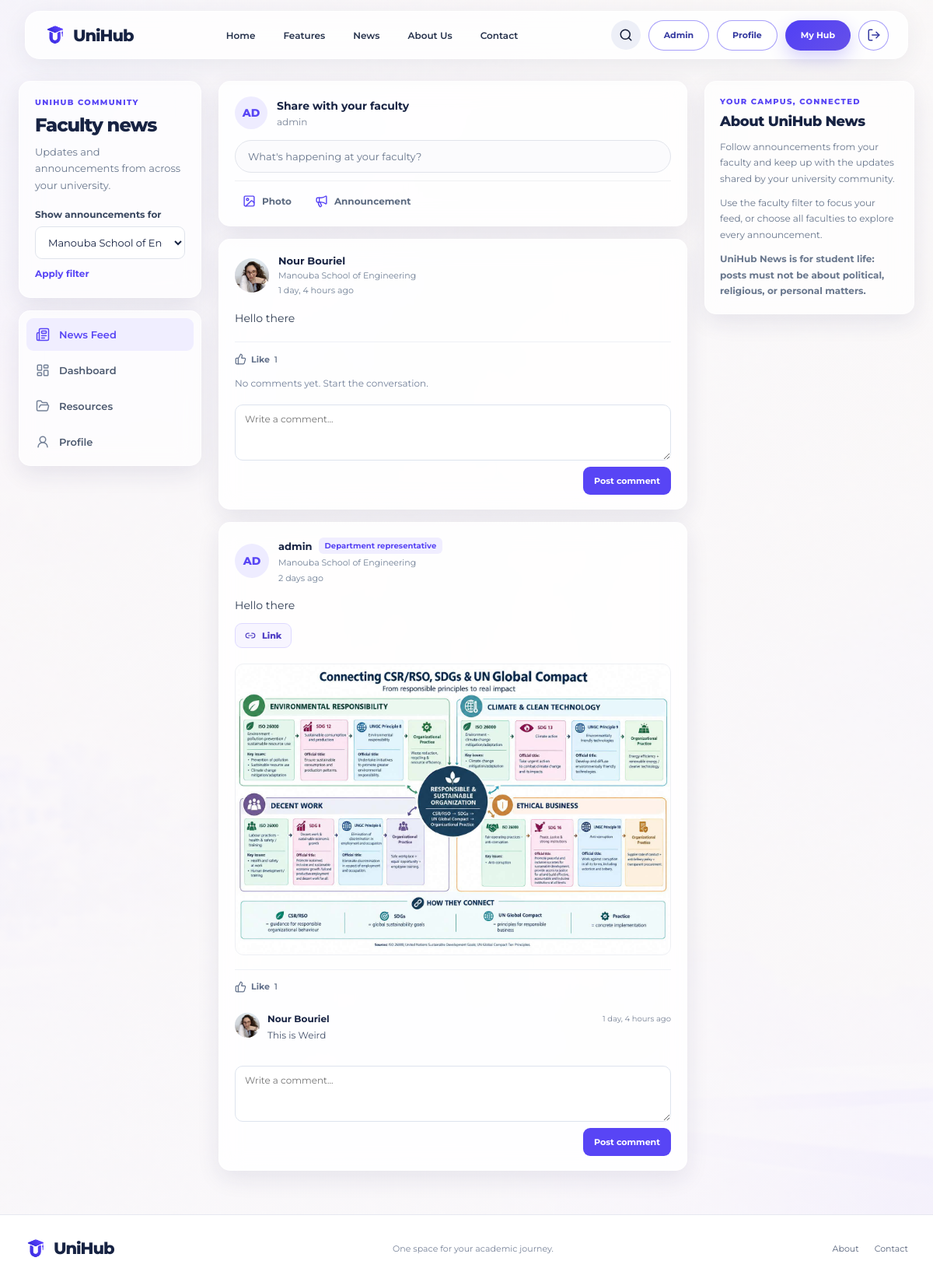
Screenshot of /news/ (signed in) with the database file from the repository.
### core/models.py (models this page shows, shortened)
class NewsPost(models.Model):
    faculty=models.ForeignKey(Faculty,on_delete=models.CASCADE,related_name="news_posts")
    author=models.ForeignKey(settings.AUTH_USER_MODEL,on_delete=models.CASCADE,related_name="news_posts")
    content=models.TextField()
    image=models.ImageField(upload_to="news/%Y/%m/%d/",blank=True,null=True)
    link_url=models.URLField(blank=True)
    created_at=models.DateTimeField(auto_now_add=True)
    class Meta: ordering=["-created_at"]
    @property
    def display_image(self):
        return self.image.url if self.image else ""

class UserProfile(models.Model):
    ROLE_CHOICES=[("student","Student"),("professor","Professor"),("representative","Department representative")]
    user=models.OneToOneField(settings.AUTH_USER_MODEL,on_delete=models.CASCADE,related_name="profile")
    role=models.CharField(max_length=20,choices=ROLE_CHOICES,default="student")
    semester=models.CharField(max_length=12,choices=SEMESTER_CHOICES,default=current_semester)
    specialty=models.ForeignKey(Specialty,on_delete=models.SET_NULL,null=True,blank=True,related_name="students")
    current_year=models.PositiveSmallIntegerField(choices=[(1,"Year 1"),(2,"Year 2"),(3,"Year 3")],default=1)
    bio=models.TextField(blank=True)
    avatar_url=models.URLField(blank=True)
    avatar=models.ImageField(upload_to="avatars/%Y/%m/%d/",blank=True,null=True)
    follows=models.ManyToManyField("self",symmetrical=False,blank=True,related_name="followed_by")
    created_at=models.DateTimeField(auto_now_add=True)

class Faculty(models.Model):
    name=models.CharField(max_length=160,unique=True)
    description=models.TextField(blank=True)
    class Meta: ordering=["name"]
    def __str__(self): return self.name

class NewsComment(models.Model):
    post=models.ForeignKey("NewsPost",on_delete=models.CASCADE,related_name="comments")
    author=models.ForeignKey(settings.AUTH_USER_MODEL,on_delete=models.CASCADE,related_name="news_comments")
    content=models.TextField(max_length=500)
    created_at=models.DateTimeField(auto_now_add=True)
    class Meta: ordering=["created_at"]

### core/views.py (the view)
@login_required
def news_feed(request):
    profile=profile_for(request.user)
    is_student=profile.role=="student" and not request.user.is_staff
    if is_student and not profile.specialty_id:
        messages.warning(request,"Complete your academic profile before posting faculty news.")
        return redirect("student_form")
    faculties=Faculty.objects.all().order_by("name")
    selected_faculty_id=request.GET.get("faculty")
    if "faculty" not in request.GET and profile.specialty and profile.specialty.faculty_id:
        selected_faculty_id=str(profile.specialty.faculty_id)
    selected_faculty=faculties.filter(pk=selected_faculty_id).first() if selected_faculty_id else None
    if request.method=="POST":
        if request.POST.get("comment_submit") == "1":
            post_id=request.POST.get("post_id")
            comment_form=NewsCommentForm(request.POST)
            if post_id:
                post=get_object_or_404(NewsPost,pk=post_id)
                if comment_form.is_valid():
                    comment=comment_form.save(commit=False)
                    comment.post=post
                    comment.author=request.user
                    comment.save()
                    messages.success(request,"Your comment has been posted.")
                    redirect_url=f"{request.path}?faculty={post.faculty_id}" if post.faculty_id else request.path
                    return redirect(redirect_url)
            messages.error(request,"Your comment could not be posted.")
            return redirect(f"{request.path}?faculty={selected_faculty_id}" if selected_faculty_id else request.path)
        if request.POST.get("like_submit") == "1":
            post=get_object_or_404(NewsPost,pk=request.POST.get("post_id"))
            like,created=NewsLike.objects.get_or_create(post=post,user=request.user)
            if not created:
                like.delete()
            redirect_url=f"{request.path}?faculty={post.faculty_id}" if post.faculty_id else request.path
            return redirect(redirect_url)
        form=NewsPostForm(request.POST,request.FILES)
        if is_student:
            form.fields["faculty"].queryset=Faculty.objects.filter(
                pk=profile.specialty.faculty_id,
            )
        if form.is_valid():
            post=form.save(commit=False)
            post.author=request.user
            post.faculty=form.cleaned_data["faculty"]
            post.save()
            log(request.user,"News post published",post.faculty.name)
            messages.success(request,"Your announcement has been published.")
            if post.faculty_id:
                return redirect(f"{request.path}?faculty={post.faculty_id}")
            return redirect("news_feed")
    else:
        form=NewsPostForm(initial={"faculty": selected_faculty_id or (profile.specialty.faculty_id if profile.specialty else None)})
        if is_student:
            form.fields["faculty"].queryset=Faculty.objects.filter(
                pk=profile.specialty.faculty_id,
            )
    posts=NewsPost.objects.select_related("author__profile","faculty").prefetch_related("comments__author__profile").annotate(
        like_count=Count("likes",distinct=True),
        liked_by_user=Exists(NewsLike.objects.filter(post_id=OuterRef("pk"),user=request.user)),
    ).order_by("-created_at")
    if selected_faculty:
        posts=posts.filter(faculty=selected_faculty)
    return render(request,"news/news_feed.html",{
        "faculties":faculties,
        "selected_faculty":selected_faculty,
        "posts":posts,
        "form":form,
        "user_faculty":profile.specialty.faculty if profile.specialty else None,
    })

### core/forms.py
class NewsPostForm(forms.ModelForm):
    faculty=forms.ModelChoiceField(queryset=Faculty.objects.all(),label="University / Faculty")
    class Meta:
        model=NewsPost
        fields=("faculty","content","image","link_url")
        widgets={"content":forms.Textarea(attrs={"rows":4,"placeholder":"Share a faculty update, announcement, or reminder…"}),"link_url":forms.URLInput(attrs={"placeholder":"https://example.com"})}
    def __init__(self,*args,**kwargs):
        super().__init__(*args,**kwargs)
        self.fields["content"].required = True
        self.fields["image"].required = False
        self.fields["link_url"].required = False

### core/views.py (called while the page is built)
def profile_for(user):
    obj,created=UserProfile.objects.get_or_create(user=user)
    return obj

### templates/news/news_feed.html (shortened to what this page needs)
{% extends "base.html" %}
{% load static %}
{% block body_class %}news-body{% endblock %}
{% block extra_css %}<link rel="stylesheet" href="{% static 'css/news.css' %}?v=4">{% endblock %}
{% block content %}
<main class="news-page container">
  <div class="news-layout">
    <aside class="news-sidebar news-sidebar-left" aria-label="News navigation">
      <section class="news-card news-filter-card">
        <p class="kicker">UNIHUB COMMUNITY</p>
        <h1>Faculty news</h1>
        <p class="news-sidebar-copy">Updates and announcements from across your university.</p>
        <form method="get" class="faculty-filter">
          <label for="faculty-filter">Show announcements for</label>
          <select id="faculty-filter" name="faculty">
            {% for faculty in faculties %}
              <option value="{{ faculty.id }}" {% if selected_faculty and selected_faculty.id == faculty.id %}selected{% endif %}>{{ faculty.name }}</option>
            {% endfor %}
          </select>
          <button class="news-filter-submit" type="submit">Apply filter</button>
        </form>
      </section>
      <nav class="news-card news-shortcuts" aria-label="UniHub shortcuts">
        <a class="news-shortcut active" href="{% url 'news_feed' %}" aria-current="page">
          <i data-lucide="newspaper" aria-hidden="true"></i><span>News Feed</span>
        </a>
        <a class="news-shortcut" href="{% url 'dashboard' %}">
          <i data-lucide="layout-dashboard" aria-hidden="true"></i><span>Dashboard</span>
        </a>
        <a class="news-shortcut" href="{% url 'search' %}">
          <i data-lucide="folder-open" aria-hidden="true"></i><span>Resources</span>
        </a>
        <a class="news-shortcut" href="{% url 'profile' %}">
          <i data-lucide="user-round" aria-hidden="true"></i><span>Profile</span>
        </a>
      </nav>
    </aside>
    <section class="news-feed-column" aria-label="Faculty announcements">
      <section class="news-card news-composer{% if form.errors %} composer-expanded{% endif %}" id="news-composer" data-expanded="{% if form.errors %}true{% else %}false{% endif %}">
        <div class="composer-top">
          <span class="news-avatar composer-avatar" aria-hidden="true">
            <span>{{ request.user.get_full_name|default:request.user.username|slice:":2"|upper }}</span>
          </span>
          <div class="composer-intro">
            <strong>Share with your faculty</strong>
            <small>{{ request.user.get_full_name|default:request.user.username }}</small>
          </div>
        </div>
        <button class="composer-prompt" type="button" data-composer-open aria-controls="composer-fields" aria-expanded="{% if form.errors %}true{% else %}false{% endif %}">
          What's happening at your faculty?
        </button>
        <div class="composer-quick-actions" aria-label="Post options">
          <button type="button" data-composer-open data-focus="id_image" aria-controls="composer-fields" aria-expanded="{% if form.errors %}true{% else %}false{% endif %}"><i data-lucide="image" aria-hidden="true"></i>Photo</button>
          <button type="button" data-composer-open data-focus="id_content" aria-controls="composer-fields" aria-expanded="{% if form.errors %}true{% else %}false{% endif %}"><i data-lucide="megaphone" aria-hidden="true"></i>Announcement</button>
        </div>
      </section>
      {% for post in posts %}
        <article class="news-card news-post">
          <header class="post-header">
            <span class="news-avatar post-avatar" aria-hidden="true">
              {% if post.author.profile.avatar %}<img src="{{ post.author.profile.avatar.url }}" alt="">{% elif post.author.profile.avatar_url %}<img src="{{ post.author.profile.avatar_url }}" alt="">{% endif %}
              <span>{{ post.author.get_full_name|default:post.author.username|slice:":2"|upper }}</span>
            </span>
            <div class="post-author">
              <div class="post-author-name">
                <strong>{{ post.author.get_full_name|default:post.author.username }}</strong>
                {% if post.author.profile.role == "professor" or post.author.profile.role == "representative" %}
                  <span class="news-role-badge">{{ post.author.profile.get_role_display }}</span>
                {% endif %}
              </div>
              <span class="post-faculty">{{ post.faculty.name }}</span>
              <time datetime="{{ post.created_at|date:'c' }}" title="{{ post.created_at|date:'l, j F Y, H:i' }}">{{ post.created_at|timesince }} ago</time>
            </div>
          </header>
          <div class="post-content">{{ post.content|linebreaksbr }}</div>
          {% if post.link_url %}
            <a class="post-link" href="{{ post.link_url }}" target="_blank" rel="noopener noreferrer">
              <i data-lucide="link-2" aria-hidden="true"></i><span>Link</span>
            </a>
          {% endif %}
          {% if post.display_image %}
            <img class="post-image" src="{{ post.display_image }}" alt="Image shared by {{ post.author.get_full_name|default:post.author.username }}" loading="lazy">
          {% endif %}
          <div class="post-comments">
            <div class="post-actions">
              <form method="post" class="post-like-form">
                <button class="like-toggle{% if post.liked_by_user %} is-liked{% endif %}" type="submit" aria-pressed="{{ post.liked_by_user|yesno:'true,false' }}">
                  <i data-lucide="thumbs-up" aria-hidden="true"></i>
                  <span>{% if post.liked_by_user %}Liked{% else %}Like{% endif %}</span>
                  <span class="like-count">{{ post.like_count }}</span>
                </button>
              </form>
            </div>
            <div class="comments-panel" id="comments-{{ post.id }}" hidden>
              {% if post.comments.all %}
                <div class="comments-list">
                  {% for comment in post.comments.all %}
                    <div class="comment-item">
                      <span class="news-avatar comment-avatar" aria-hidden="true">
                        {% if comment.author.profile.avatar %}<img src="{{ comment.author.profile.avatar.url }}" alt="">{% elif comment.author.profile.avatar_url %}<img src="{{ comment.author.profile.avatar_url }}" alt="">{% endif %}
                      </span>
                      <div class="comment-body">
                        <div class="comment-meta"><strong>{{ comment.author.get_full_name|default:comment.author.username }}</strong><time datetime="{{ comment.created_at|date:'c' }}">{{ comment.created_at|timesince }} ago</time></div>
                        <p>{{ comment.content|linebreaksbr }}</p>
                      </div>
                    </div>
                  {% endfor %}
                </div>
              {% else %}
                <p class="comments-empty">No comments yet. Start the conversation.</p>
              {% endif %}
              <form method="post" class="comment-form">
                <textarea name="content" rows="2" maxlength="500" placeholder="Write a comment..." required></textarea>
                <button type="submit">Post comment</button>
              </form>
            </div>
          </div>
        </article>
      {% endfor %}
    </section>
    <aside class="news-sidebar news-sidebar-right" aria-label="About UniHub News">
      <section class="news-card news-about-card">
        <p class="kicker">YOUR CAMPUS, CONNECTED</p>
        <h2>About UniHub News</h2>
        <p>Follow announcements from your faculty and keep up with the updates shared by your university community.</p>
        <p>Use the faculty filter to focus your feed, or choose all faculties to explore every announcement.</p>
        <p><strong>UniHub News is for student life: posts must not be about political, religious, or personal matters.</strong></p>
      </section>
    </aside>
  </div>
</main>
{% endblock %}

### rows the page displays
NewsPost: author.profile.avatar (picture), author.get_full_name "Nour Bouriel", faculty.name "Manouba School of Engineering", created_at "1 day, 4 hours", content "Hello there", shows "Like", like_count "1", shows "No comments yet. Start the conversation."
NewsPost: author.get_full_name "AD", author.get_full_name "admin", author.profile.role "Department representative", faculty.name "Manouba School of Engineering", created_at "2 days", content "Hello there", display_image (picture), shows "Like", like_count "1"
NewsComment: author.profile.avatar (picture), author.get_full_name "Nour Bouriel", created_at "1 day, 4 hours", content "This is Weird"

### other values shown
{{ request.user.get_full_name|default:request.user.username }} "admin"
form field faculty "Manouba School of Engineering"
